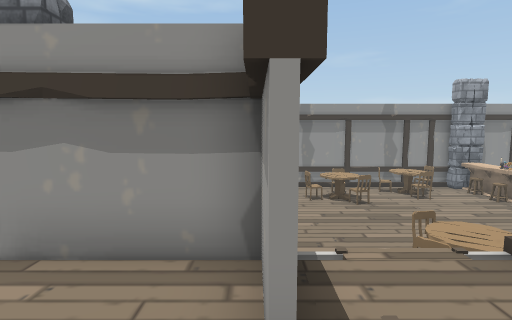
[1] (above)

18 first-person views from a walk through a Unity game level. The camera is 1.4 m above the floor, tilts 6° down and sees 80° across. The floor is counted in squares, 1 m on a side. Each view is taken from the middle of a square. On the plan, view 1 faces up. The plan holds only what a view shows up to about 14 squares ahead; the rest is blank. The place goes on beyond the plan. The player character is not drawn. Some surface patterns are stand-ins.

[2]
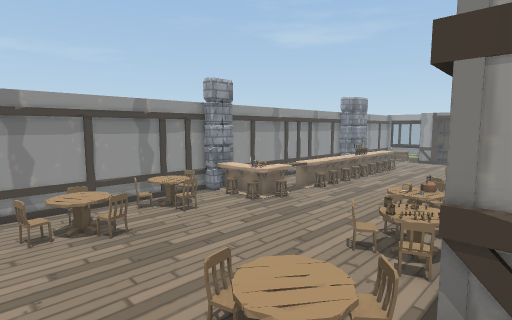

[3]
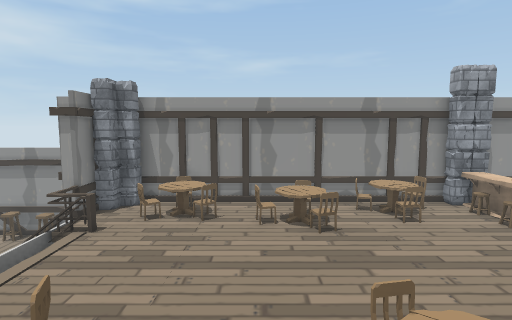

[4]
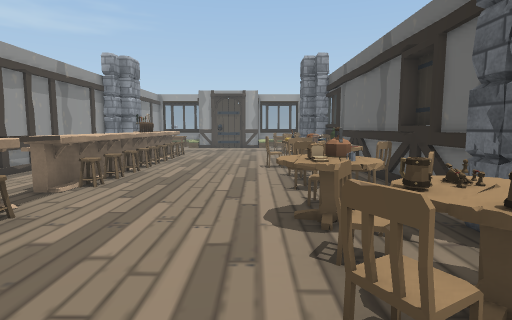

[5]
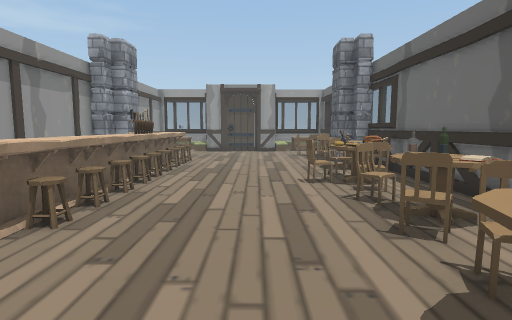

[6]
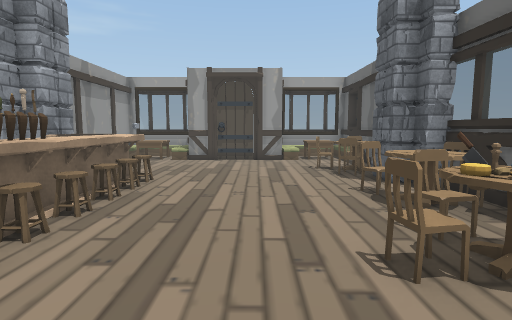

[7]
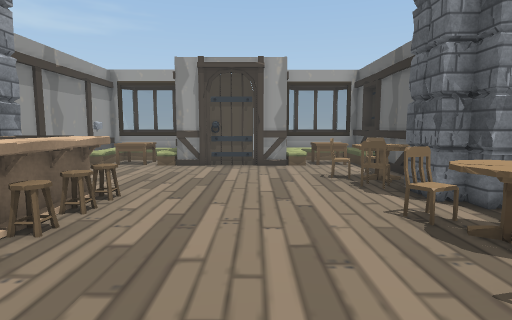

[8]
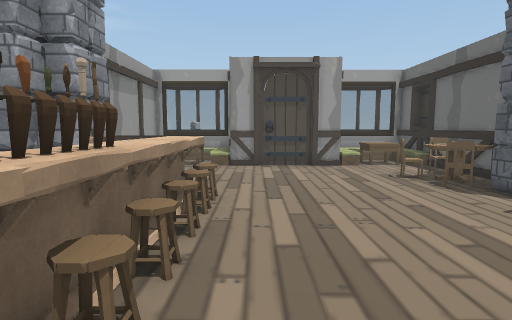

[9]
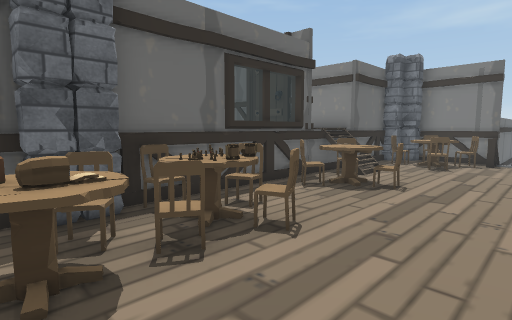

[10]
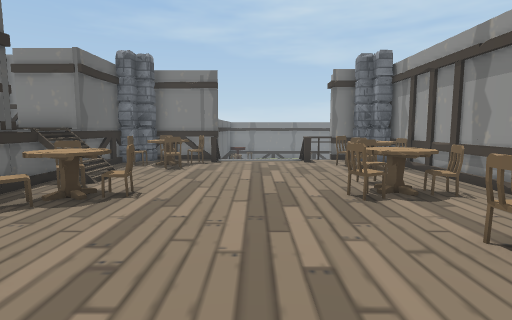

[11]
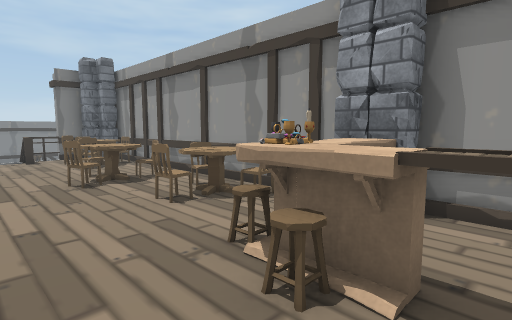

[12]
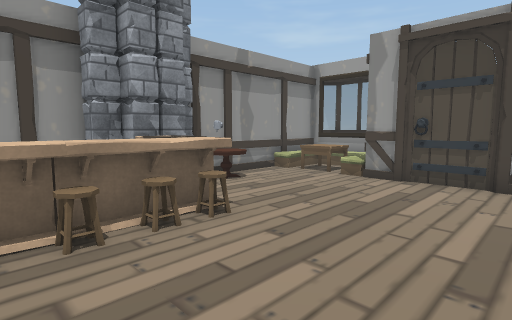

[13]
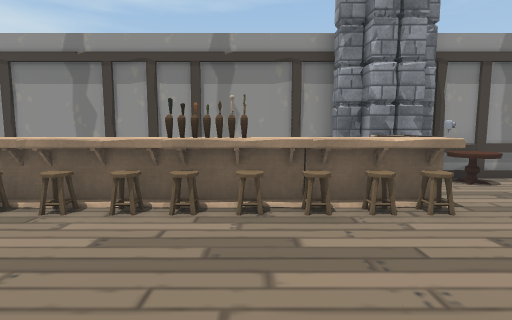

[14]
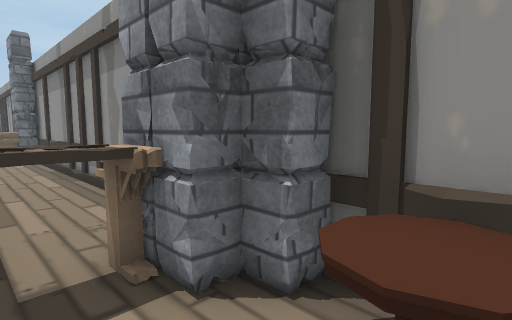

[15]
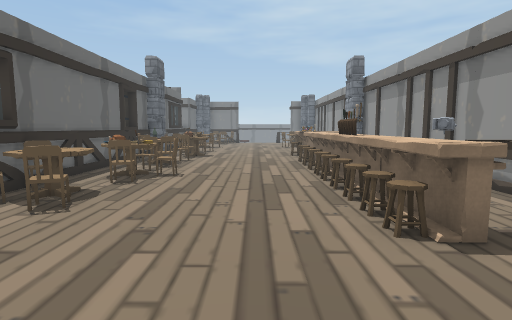

[16]
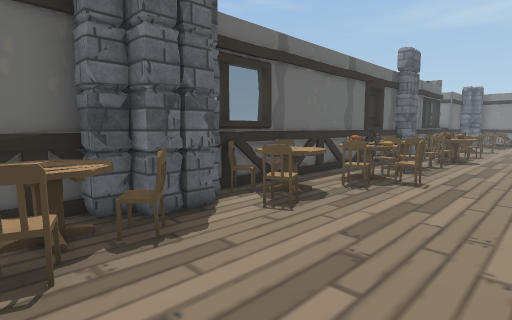

[17]
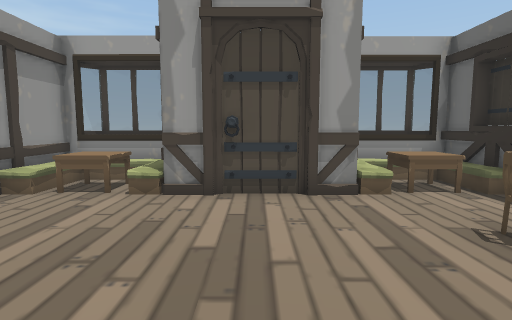

[18]
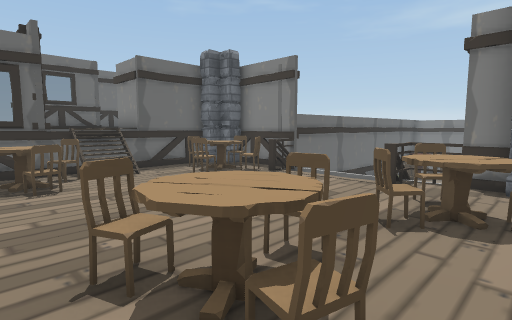

### Floor plan
Key: @ floor where view 1 was taken; # wall or solid block; . main floor; : floor 1.5 m higher than the main floor; / step, stairs or slope; = window, fence, low wall or low ledge; ^ raised ledge; v drop or lower ground; C chair; T table; P pillar; S stool; M mug; B bread; K books; O other object.
Columns run from 6 left of view 1 to 31 right of it. Each row starts with its distance up from view 1.
 15    ################      #############
 14    OPO#.....CTCPP##########PPPTT..OOO#
 13   #P.TT..TC.TT.SO...........PPTT..T/^#
 12   O=CTCCCTT.TC.S OOOOOOOOOOOO.....T/##
 11   OOO....TC.....SSOSSSSSSSSSO....####
 10   //........................S....##
  9    /..............................#
  8    /O............................##
  7 ###OC.........M.OT.....C.........#####
  6   # TOC..TC..CMCBTCCTC.TC......C..T/O#
  5   #PO..//CTT.CMTC..KO.CTTTTC.CTT..T/^#
  4   #OPC. /v.C..CPP##CT####CTCPPTC..OO=#
  3   #####::#############################
  2     ::#::#
  1          #
  0       @  #
 -1       ##=

Positions as (right, up) in squares from view 1, and headings:
1: (0, 0), facing up
2: (1, 3), facing up-right
3: (2, 3), facing up
4: (6, 7), facing right
5: (9, 8), facing right
6: (14, 8), facing right
7: (16, 8), facing right
8: (16, 10), facing right
9: (11, 9), facing down-left
10: (10, 9), facing left
11: (12, 9), facing up-left
12: (19, 7), facing up-right
13: (19, 6), facing up
14: (25, 12), facing up-left
15: (26, 9), facing left
16: (25, 9), facing down-left
17: (21, 9), facing right
18: (5, 14), facing down-left
